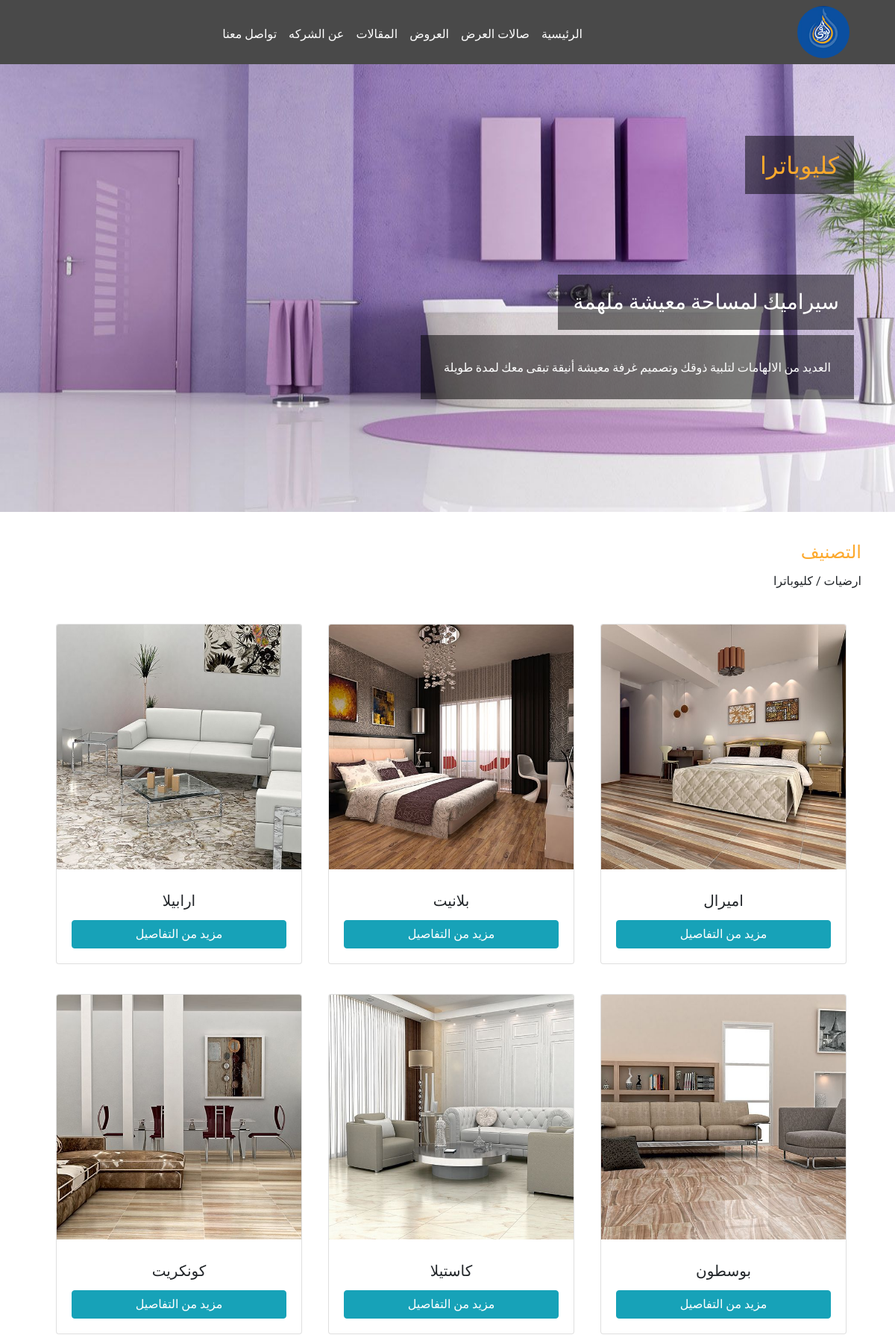
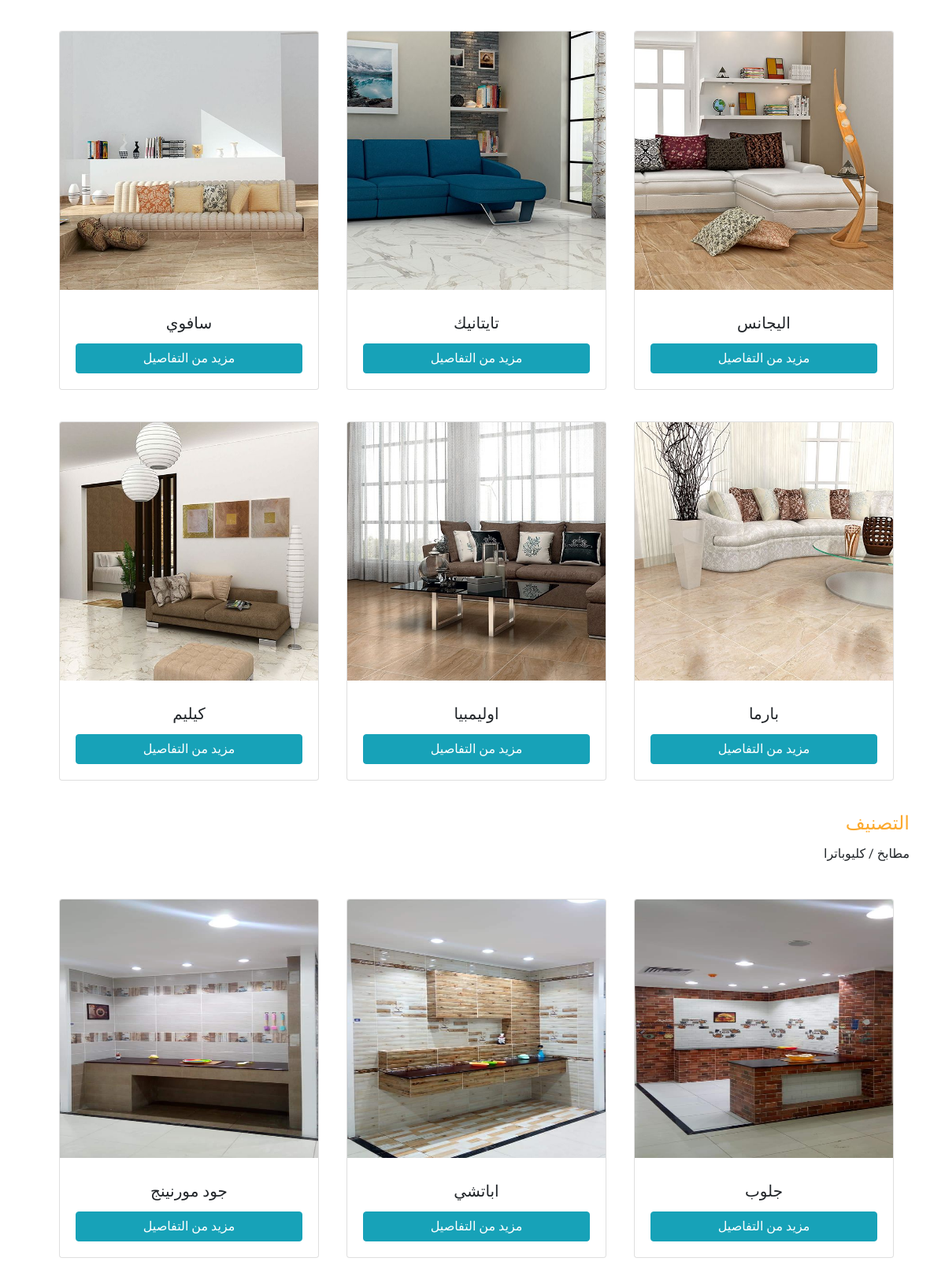
/ceramic-cleopatra.php (upper part), run on the app's committed database (2 pictures, top to bottom).
### tables this page shows
CREATE TABLE IF NOT EXISTS `ceramic` (
`Id` int(11) NOT NULL,
  `CompanyName` varchar(255) NOT NULL DEFAULT 'royal',
  `Type` varchar(255) NOT NULL DEFAULT 'kitchen',
  `Name` varchar(255) NOT NULL,
  `Image` varchar(255) NOT NULL,
  `Date` date NOT NULL DEFAULT '2020-12-30'
);

### ceramic-cleopatra.php (the view, shortened to what this page needs)
<?php
    include "init.php";
?>
<section class="ceramic-cleopatra">
        <div class="header">
            <img src="layout/images/ceramic/cleopatra/header.jpg" alt="Cl floor">
            <h2>كليوباترا</h2>
            <h3>سيراميك لمساحة معيشة ملهمة</h3>
            <p>العديد من الالهامات لتلبية ذوقك وتصميم غرفة معيشة أنيقة تبقى معك لمدة طويلة</p>
        </div>
        <div class="container">
        <h4 class="text-right">التصنيف</h4>
            <p class="text-right">ارضيات / كليوباترا</p>
            <div class="row">
            <?php
                $stmt=$con->prepare("SELECT * FROM ceramic WHERE CompanyName=? AND type=?");
                $stmt->execute(array('cleopatra',"floor"));
                $row=$stmt->fetchAll();
                foreach ($row as $rows) {
            ?>
                    <div class="card" >
                        <img src="<?php echo 'layout/images/ceramic/cleopatra/' . $rows['Image']; ?>" class="card-img-top" alt="<?php echo $rows['Image']; ?>">
                        <div class="card-body">
                            <h5 class="card-title text-center"><?php echo $rows['Name']?></h5>
                            <a href="<?php echo 'ceramic-show.php?id=' . $rows['Id'] ?>" class="btn btn-info text-center">مزيد من التفاصيل</a>
                        </div>
                    </div>
                <?php } ?>
            </div>
            <h4 class="text-right">التصنيف</h4>
            <p class="text-right">مطابخ / كليوباترا</p>
            <div class="row">
            <?php
                $stmt=$con->prepare("SELECT * FROM ceramic WHERE CompanyName=? AND type=?");
                $stmt->execute(array('cleopatra',"kitchen"));
                $row=$stmt->fetchAll();
                foreach ($row as $rows) {
            ?>
                    <div class="card" >
                        <img src="<?php echo 'layout/images/ceramic/cleopatra/' . $rows['Image']; ?>" class="card-img-top" alt="<?php echo $rows['Image']; ?>">
                        <div class="card-body">
                            <h5 class="card-title text-center"><?php echo $rows['Name']?></h5>
                            <a href="<?php echo 'ceramic-show.php?id=' . $rows['Id'] ?>" class="btn btn-info text-center">مزيد من التفاصيل</a>
                        </div>
                    </div>
                <?php } ?>
            </div>
        </div>
    </section>
    <?php
        include $templete . "footer.php";
        ?>

### layout/css/navbar.css (style rules this page uses)
body { direction: rtl; }

### layout/css/ceramic/ceramic-cleopatra.css (style rules this page uses)
.ceramic-cleopatra { margin-bottom: 40px; font-family: 'El Messiri', sans-serif; }
.ceramic-cleopatra .header img { width: 100%; height: 600px; margin-bottom: 40px; }
.ceramic-cleopatra .header h2 { position: absolute; top: 182px; right: 55px; color: #FCA92D; background-color: rgba(0, 0, 0, 0.5); z-index: 2; padding: 20px; font-family: 'Cairo', sans-serif; }
.ceramic-cleopatra .header h3 { position: absolute; top: 368px; right: 55px; color: #fff; background-color: rgba(0, 0, 0, 0.5); z-index: 2; padding: 20px; font-family: 'Cairo', sans-serif; }
.ceramic-cleopatra .header p { position: absolute; top: 449px; right: 55px; color: #fff; background-color: rgba(0, 0, 0, 0.5); z-index: 2; padding: 31px; font-family: 'Cairo', sans-serif; }
.ceramic-cleopatra .container h4 { color: #FCA92D; }
.ceramic-cleopatra .container p { margin-top:12px; margin-bottom: 45px; }
.ceramic-cleopatra .card { width: 330px; margin-bottom: 40px; margin-right: 35px; }
.ceramic-cleopatra .card img { height: 328px; }
.ceramic-cleopatra .card h5 { margin-top: 10px; margin-bottom: 14px; }
.ceramic-cleopatra .card a { display: block; }

### data on the page
ceramic: Image (picture), Name "اميرال"
ceramic: Image (picture), Name "بلانيت"
ceramic: Image (picture), Name "ارابيلا"
ceramic: Image (picture), Name "بوسطون"
ceramic: Image (picture), Name "كاستيلا"
ceramic: Image (picture), Name "كونكريت"
ceramic: Image (picture), Name "اليجانس"
ceramic: Image (picture), Name "تايتانيك"
ceramic: Image (picture), Name "سافوي"
ceramic: Image (picture), Name "بارما"
ceramic: Image (picture), Name "اوليمبيا"
ceramic: Image (picture), Name "كيليم"
ceramic: Image (picture), Name "جلوب"
ceramic: Image (picture), Name "اباتشي"
ceramic: Image (picture), Name "جود مورنينج"
